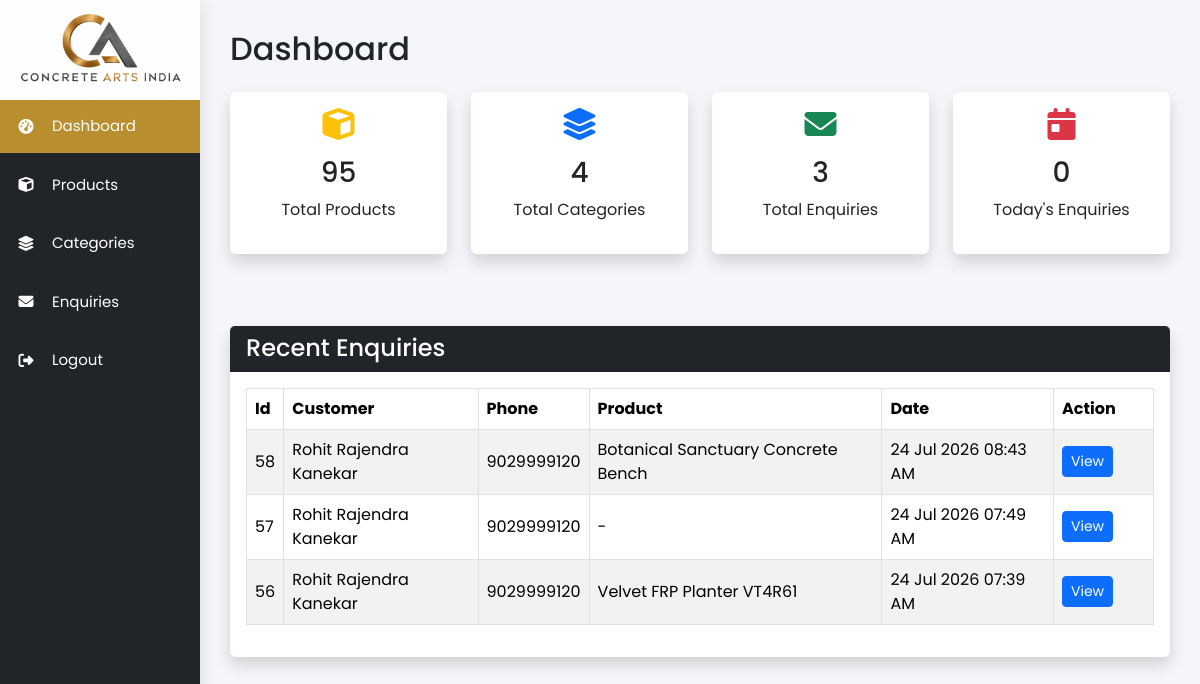
The page /admin/dashboard.php (signed in) on the database as committed earlier.
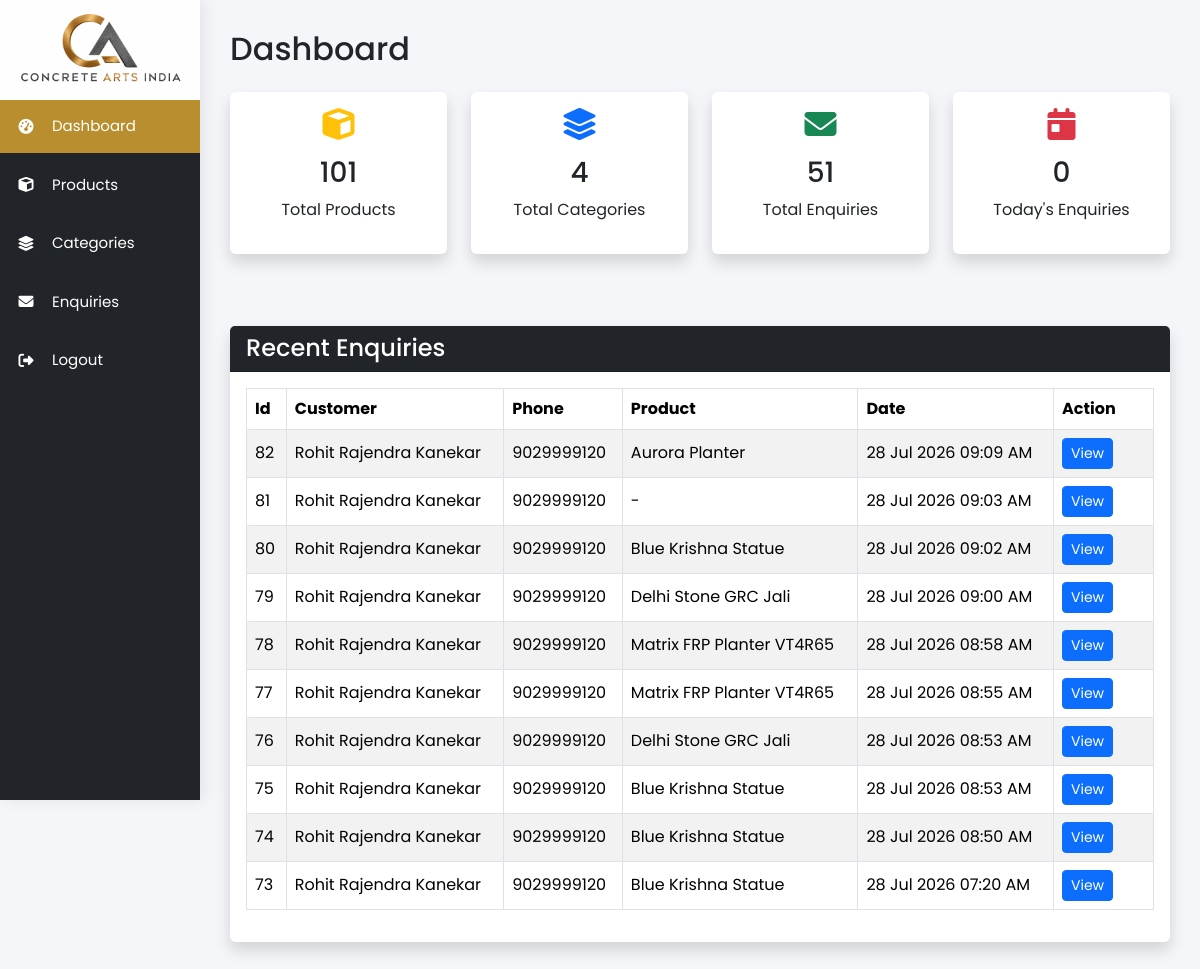
The same page on the database as committed later.
### tables this page shows
CREATE TABLE `enquiries` (
  `id` int(11) NOT NULL,
  `customer_name` varchar(150) NOT NULL,
  `phone` varchar(20) NOT NULL,
  `email` varchar(150) NOT NULL,
  `subject` varchar(255) DEFAULT NULL,
  `message` text DEFAULT NULL,
  `customer_address` text DEFAULT NULL,
  `source` varchar(255) DEFAULT NULL,
  `product_name` varchar(255) DEFAULT NULL,
  `product_category` varchar(100) DEFAULT NULL,
  `product_material` varchar(100) DEFAULT NULL,
  `product_size` varchar(100) DEFAULT NULL,
  `product_price` decimal(12,2) DEFAULT NULL,
  `product_length` varchar(100) DEFAULT NULL,
  `product_breadth` varchar(100) DEFAULT NULL,
  `product_height` varchar(100) DEFAULT NULL,
  `product_color` varchar(100) DEFAULT NULL,
  `product_finish` varchar(100) DEFAULT NULL,
  `product_image` varchar(500) DEFAULT NULL,
  `product_url` varchar(500) DEFAULT NULL,
  `created_at` timestamp NOT NULL DEFAULT current_timestamp()
);

### admin/dashboard.php (the view, shortened to what this page needs)
<?php
require_once 'includes/header.php';
require_once 'includes/sidebar.php';
$stmt = $pdo->query("
    SELECT COUNT(*) AS total
    FROM products
");
$totalProducts = $stmt->fetch(PDO::FETCH_ASSOC)['total'];
$stmt = $pdo->query("
    SELECT COUNT(*) AS total
    FROM categories
");
$totalCategories = $stmt->fetch(PDO::FETCH_ASSOC)['total'];
$totalEnquiries = $pdo->query('SELECT COUNT(*) FROM enquiries')->fetchColumn();
$todayEnquiries = $pdo
    ->query("
		SELECT COUNT(*)
		FROM enquiries
		WHERE DATE(created_at) = CURDATE()
	")
    ->fetchColumn();
$recentEnquiries = $pdo->query("
        SELECT
        id,
        customer_name,
        phone,
        email,
        product_name,
        created_at
        FROM enquiries
        ORDER BY created_at DESC
        LIMIT 10
        ")->fetchAll();
?>
<div class="main-content">
    <h2 class="mb-4">Dashboard</h2>
    <div class="row g-4">
        <div class="col-md-3">
            <div class="card shadow border-0">
                <div class="card-body text-center">
                    <i class="fa-solid fa-cube fa-2x text-warning mb-3"></i>
                    <h3><?= $totalProducts ?></h3>
                    <p>Total Products</p>
                </div>
            </div>
        </div>
        <div class="col-md-3">
            <div class="card shadow border-0">
                <div class="card-body text-center">
                    <i class="fa-solid fa-layer-group fa-2x text-primary mb-3"></i>
                    <h3><?= $totalCategories ?></h3>
                    <p>Total Categories</p>
                </div>
            </div>
        </div>
        <div class="col-md-3">
            <div class="card shadow border-0">
                <div class="card-body text-center">
                    <i class="fa-solid fa-envelope fa-2x text-success mb-3"></i>
                    <h3><?= $totalEnquiries ?></h3>
                    <p>Total Enquiries</p>
                </div>
            </div>
        </div>
        <div class="col-md-3">
            <div class="card shadow border-0">
                <div class="card-body text-center">
                    <i class="fa-solid fa-calendar-day fa-2x text-danger mb-3"></i>
                    <h3><?= $todayEnquiries ?></h3>
                    <p>Today's Enquiries</p>
                </div>
            </div>
        </div>
        <div class="col-md-12">
            <div class="card shadow border-0 mt-5">
                <div class="card-header bg-dark text-white">
                    <h4 class="mb-0">
                        Recent Enquiries
                    </h4>
                </div>
                <div class="card-body">
                    <div class="table-responsive">
                        <table class="table table-hover table-striped table-bordered align-middle">
                            <thead>
                                <tr>
                                    <th>Id</th>
                                    <th>Customer</th>
                                    <th>Phone</th>
                                    <th>Product</th>
                                    <th>Date</th>
                                    <th width="100">
                                        Action
                                    </th>
                                </tr>
                            </thead>
                            <tbody>
                                <?php if (count($recentEnquiries)): ?>
                                    <?php foreach ($recentEnquiries as $row): ?>
                                        <tr>
                                            <td>
                                                <?= $row["id"] ?>
                                            </td>
                                            <td>
                                                <?= htmlspecialchars($row["customer_name"] ?: "-") ?>
                                            </td>
                                            <td>
                                                <?= htmlspecialchars($row["phone"] ?: "-") ?>
                                            </td>
                                            <td>
                                                <?= htmlspecialchars($row["product_name"] ?? "-") ?>
                                            </td>
                                            <td>
                                                <?= date("d M Y h:i A", strtotime($row["created_at"])) ?>
                                            </td>
                                            <td>
                                                <a href="enquiries/view.php?id=<?= $row["id"] ?>"
                                                    class="btn btn-sm btn-primary">
                                                    View
                                                </a>
                                            </td>
                                        </tr>
                                    <?php endforeach; ?>
                                <?php endif; ?>
                            </tbody>
                        </table>
                    </div>
                </div>
            </div>
        </div>
    </div>
</div>
<?php require_once 'includes/footer.php'; ?>

### admin/includes/header.php (shortened to what this page needs)
<!DOCTYPE html>
<html lang="en">
<head>
    <link href="https://cdn.jsdelivr.net/npm/bootstrap@5.3.3/dist/css/bootstrap.min.css" rel="stylesheet">
    <link rel="stylesheet" href="https://cdnjs.cloudflare.com/ajax/libs/font-awesome/6.7.2/css/all.min.css">
</head>
<body>

### admin/includes/sidebar.php (shortened to what this page needs)
<?php
$currentPage = basename($_SERVER['PHP_SELF']);
$currentDir = basename(dirname($_SERVER['PHP_SELF']));
?>
<div class="sidebar">
    <div class="logo">
        <img src="<?= ADMIN_URL ?>assets/images/logo.png" alt="Concrete Arts India">
    </div>
    <ul>
        <li>
            <a href="<?= ADMIN_URL ?>dashboard.php" class="<?= $currentPage == 'dashboard.php' ? 'active' : '' ?>">
                <i class="fa-solid fa-gauge-high"></i>
                Dashboard
            </a>
        </li>
        <li>
            <a href="<?= ADMIN_URL ?>products/index.php" class="<?= $currentDir == 'products' ? 'active' : '' ?>">
                <i class="fa-solid fa-cube"></i>
                Products
            </a>
        </li>
        <li>
            <a href="<?= ADMIN_URL ?>categories/index.php" class="<?= $currentDir == 'categories' ? 'active' : '' ?>">
                <i class="fa-solid fa-layer-group"></i>
                Categories
            </a>
        </li>
        <li>
            <a href="<?= ADMIN_URL ?>enquiries/index.php" class="<?= $currentDir == 'enquiries' ? 'active' : '' ?>">
                <i class="fa-solid fa-envelope"></i>
                Enquiries
            </a>
        </li>
        <li>
            <a href="<?= ADMIN_URL ?>logout.php">
                <i class="fa-solid fa-right-from-bracket"></i>
                Logout
            </a>
        </li>
    </ul>
</div>

### admin/includes/footer.php (shortened to what this page needs)
</body>
</html>

### admin/includes/header.php (style rules this page uses)
* { margin: 0; padding: 0; box-sizing: border-box; font-family: 'Poppins', sans-serif; }
body { background: #f4f6f9; }
a { text-decoration: none; }
ul { margin: 0; padding: 0; list-style: none; }
.sidebar { position: fixed; top: 0; left: 0; width: 200px; height: 100vh; background: #212529; color: #fff; overflow-y: auto; box-shadow: 4px 0 15px rgba(0, 0, 0, .08); }
.logo { text-align: center; }
.sidebar ul li { margin-bottom: 6px; }
.sidebar ul li a { display: flex; align-items: center; gap: 15px; color: #fff; padding: 15px; transition: .3s; font-size: 15px; }
.sidebar i { width: 22px; text-align: center; }
.main-content { margin-left: 200px; padding: 30px; }

### admin/includes/sidebar.php (style rules this page uses)
.active { background: #b88e2f; color: #fff; }

Rows that differ between the two databases and show on the page:
removed enquiries: id "58", customer_name "Rohit Rajendra Kanekar", phone "9029999120", product_name "Botanical Sanctuary Concrete Bench", created_at "24 Jul 2026 08:43 AM"
removed enquiries: id "57", customer_name "Rohit Rajendra Kanekar", phone "9029999120", product_name "-", created_at "24 Jul 2026 07:49 AM"
removed enquiries: id "56", customer_name "Rohit Rajendra Kanekar", phone "9029999120", product_name "Velvet FRP Planter VT4R61", created_at "24 Jul 2026 07:39 AM"
added enquiries: id "82", customer_name "Rohit Rajendra Kanekar", phone "9029999120", product_name "Aurora Planter", created_at "28 Jul 2026 09:09 AM"
added enquiries: id "81", customer_name "Rohit Rajendra Kanekar", phone "9029999120", product_name "-", created_at "28 Jul 2026 09:03 AM"
added enquiries: id "80", customer_name "Rohit Rajendra Kanekar", phone "9029999120", product_name "Blue Krishna Statue", created_at "28 Jul 2026 09:02 AM"
added enquiries: id "79", customer_name "Rohit Rajendra Kanekar", phone "9029999120", product_name "Delhi Stone GRC Jali", created_at "28 Jul 2026 09:00 AM"
added enquiries: id "78", customer_name "Rohit Rajendra Kanekar", phone "9029999120", product_name "Matrix FRP Planter VT4R65", created_at "28 Jul 2026 08:58 AM"
added enquiries: id "77", customer_name "Rohit Rajendra Kanekar", phone "9029999120", product_name "Matrix FRP Planter VT4R65", created_at "28 Jul 2026 08:55 AM"
added enquiries: id "76", customer_name "Rohit Rajendra Kanekar", phone "9029999120", product_name "Delhi Stone GRC Jali", created_at "28 Jul 2026 08:53 AM"
added enquiries: id "75", customer_name "Rohit Rajendra Kanekar", phone "9029999120", product_name "Blue Krishna Statue", created_at "28 Jul 2026 08:53 AM"
added enquiries: id "74", customer_name "Rohit Rajendra Kanekar", phone "9029999120", product_name "Blue Krishna Statue", created_at "28 Jul 2026 08:50 AM"
added enquiries: id "73", customer_name "Rohit Rajendra Kanekar", phone "9029999120", product_name "Blue Krishna Statue", created_at "28 Jul 2026 07:20 AM"
Other text that changed with them:
$totalProducts: "95" → "101"
$totalEnquiries: "3" → "51"
